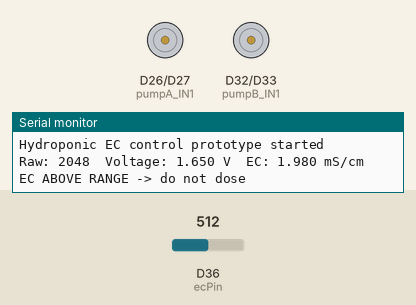
Simulated run of this sketch. Board: Arduino Due. On the bench: motor-driver pin pairs drawn as motors (green arrow = first pin HIGH = forward, orange = second pin HIGH = backward, longer = more drive), the last lines printed to the serial monitor. Inputs (shaded band) come from the test bench; at power-on: D36 (ecPin) = 512 (analog values on the 0–1023 scale).

Above: at 2.2 s.
2.3 s: D36 (ecPin) set to 144
5.3 s: D36 (ecPin) set to 119
At 7.9 s:
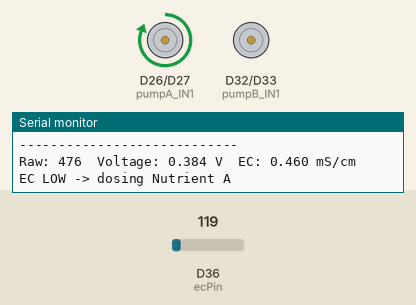
At 14.1 s:
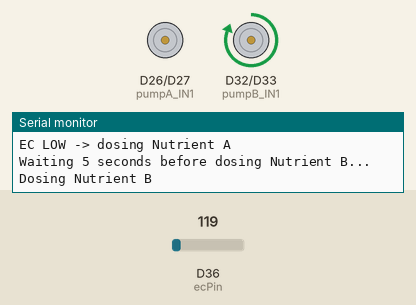
Timing chart, 0 to 14.3 s (numbered marks = the images above; inputs shaded):
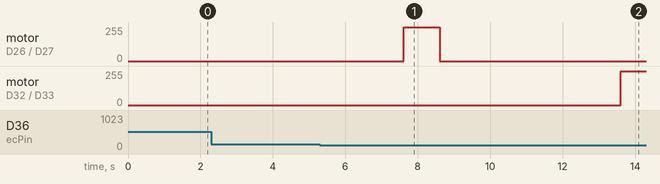

Measured:
- the behaviour switches between 130 and 129 on D36 (ecPin) (found by bisection; images 0 and 1)
- after the input at 5.3 s, motor on D26 (pumpA_IN1) / D27 (pumpA_IN2): stopped → forward 255/255 after 2.3 s, → stopped 1.0 s later; motor on D32 (pumpB_IN1) / D33 (pumpB_IN2): stopped → forward 255/255 after 8.3 s

The sketch:

FULL_HYDROPONIC_CODE.ino
```cpp
const int ecPin = 36;   // VP pin

// Pump A pins (L298N Channel A)
const int pumpA_IN1 = 26;
const int pumpA_IN2 = 27;

// Pump B pins (L298N Channel B)
const int pumpB_IN1 = 32;
const int pumpB_IN2 = 33;

// Adjusted target range based on your actual mix testing
float lowEC = 0.50;
float highEC = 0.70;

// Temporary calibration placeholder
float ecSlope = 1.20;
float ecOffset = 0.00;

int samples = 20;
int mixDelay = 15000;          // 15 s after dosing
int betweenPumpsDelay = 5000;  // 5 s between A and B
int pumpTime = 1000;           // 1 s dosing per pump

float readEC() {
  long sum = 0;

  for (int i = 0; i < samples; i++) {
    sum += analogRead(ecPin);
    delay(10);
  }

  int raw = sum / samples;
  float voltage = raw * 3.3 / 4095.0;
  float ec = ecSlope * voltage + ecOffset;

  if (ec < 0) ec = 0;

  Serial.print("Raw: ");
  Serial.print(raw);
  Serial.print("  Voltage: ");
  Serial.print(voltage, 3);
  Serial.print(" V  EC: ");
  Serial.print(ec, 3);
  Serial.println(" mS/cm");

  return ec;
}

void pumpAOn() {
  digitalWrite(pumpA_IN1, HIGH);
  digitalWrite(pumpA_IN2, LOW);
}

void pumpAOff() {
  digitalWrite(pumpA_IN1, LOW);
  digitalWrite(pumpA_IN2, LOW);
}

void pumpBOn() {
  digitalWrite(pumpB_IN1, HIGH);
  digitalWrite(pumpB_IN2, LOW);
}

void pumpBOff() {
  digitalWrite(pumpB_IN1, LOW);
  digitalWrite(pumpB_IN2, LOW);
}

void allPumpsOff() {
  pumpAOff();
  pumpBOff();
}

void setup() {
  Serial.begin(115200);
  delay(1000);

  analogReadResolution(12);

  pinMode(pumpA_IN1, OUTPUT);
  pinMode(pumpA_IN2, OUTPUT);
  pinMode(pumpB_IN1, OUTPUT);
  pinMode(pumpB_IN2, OUTPUT);

  allPumpsOff();

  Serial.println("Hydroponic EC control prototype started");
}

void loop() {
  float ec = readEC();

  if (ec < lowEC) {
    Serial.println("EC LOW -> dosing Nutrient A");
    pumpAOn();
    delay(pumpTime);
    pumpAOff();

    Serial.println("Waiting 5 seconds before dosing Nutrient B...");
    delay(betweenPumpsDelay);

    Serial.println("Dosing Nutrient B");
    pumpBOn();
    delay(pumpTime);
    pumpBOff();

    Serial.println("Dosing complete. Waiting for mixing...");
    delay(mixDelay);
  }
  else if (ec > highEC) {
    Serial.println("EC ABOVE RANGE -> do not dose");
    delay(3000);
  }
  else {
    Serial.println("EC WITHIN RANGE");
    delay(3000);
  }

  Serial.println("----------------------------");
}
```
